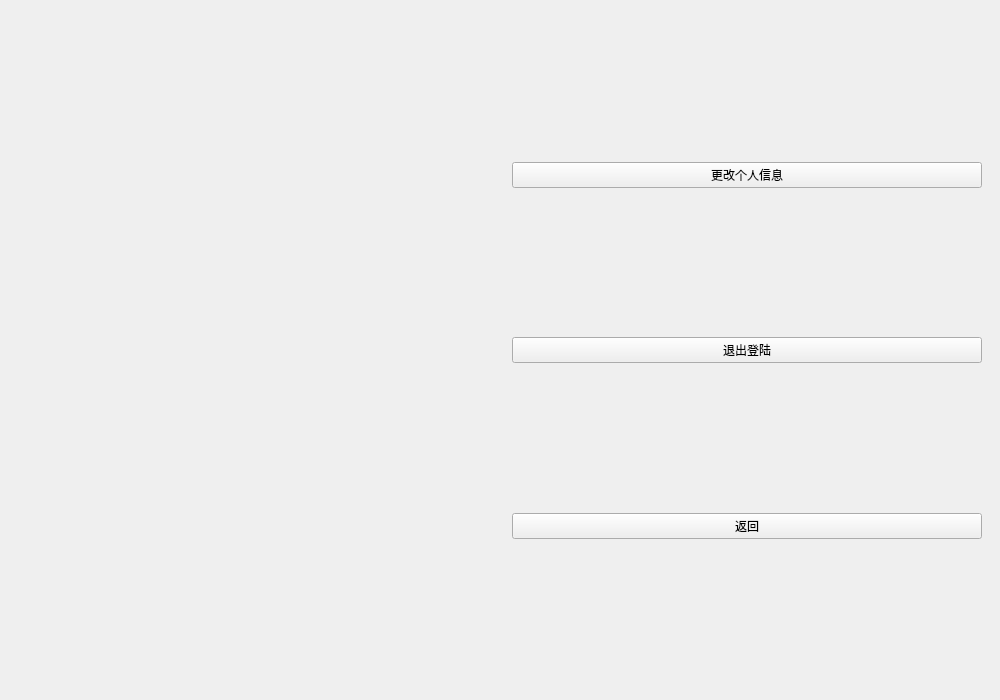
<?xml version="1.0" encoding="UTF-8"?>
<ui version="4.0">
 <class>SelfInfomation</class>
 <widget class="QWidget" name="SelfInfomation">
  <property name="geometry">
   <rect>
    <x>0</x>
    <y>0</y>
    <width>1000</width>
    <height>700</height>
   </rect>
  </property>
  <property name="windowTitle">
   <string>SelfInfomation</string>
  </property>
  <layout class="QHBoxLayout" name="horizontalLayout_2">
   <property name="leftMargin">
    <number>0</number>
   </property>
   <property name="topMargin">
    <number>0</number>
   </property>
   <property name="rightMargin">
    <number>0</number>
   </property>
   <property name="bottomMargin">
    <number>0</number>
   </property>
   <item>
    <layout class="QHBoxLayout" name="horizontalLayout">
     <property name="leftMargin">
      <number>9</number>
     </property>
     <property name="topMargin">
      <number>9</number>
     </property>
     <property name="rightMargin">
      <number>9</number>
     </property>
     <property name="bottomMargin">
      <number>9</number>
     </property>
     <item>
      <widget class="QWidget" name="widget" native="true">
       <layout class="QVBoxLayout" name="verticalLayout_2">
        <item>
         <spacer name="verticalSpacer_2">
          <property name="orientation">
           <enum>Qt::Vertical</enum>
          </property>
          <property name="sizeHint" stdset="0">
           <size>
            <width>20</width>
            <height>40</height>
           </size>
          </property>
         </spacer>
        </item>
        <item>
         <layout class="QHBoxLayout" name="horizontalLayout_3">
          <item>
           <widget class="QLabel" name="head_photo">
            <property name="minimumSize">
             <size>
              <width>300</width>
              <height>300</height>
             </size>
            </property>
            <property name="maximumSize">
             <size>
              <width>300</width>
              <height>300</height>
             </size>
            </property>
            <property name="text">
             <string/>
            </property>
            <property name="pixmap">
             <pixmap>../../res/head_1.png</pixmap>
            </property>
            <property name="alignment">
             <set>Qt::AlignCenter</set>
            </property>
           </widget>
          </item>
         </layout>
        </item>
        <item>
         <spacer name="verticalSpacer_3">
          <property name="orientation">
           <enum>Qt::Vertical</enum>
          </property>
          <property name="sizeHint" stdset="0">
           <size>
            <width>20</width>
            <height>40</height>
           </size>
          </property>
         </spacer>
        </item>
        <item>
         <spacer name="verticalSpacer">
          <property name="orientation">
           <enum>Qt::Vertical</enum>
          </property>
          <property name="sizeType">
           <enum>QSizePolicy::Expanding</enum>
          </property>
          <property name="sizeHint" stdset="0">
           <size>
            <width>20</width>
            <height>40</height>
           </size>
          </property>
         </spacer>
        </item>
       </layout>
      </widget>
     </item>
     <item>
      <widget class="QWidget" name="widget_2" native="true">
       <layout class="QVBoxLayout" name="verticalLayout">
        <item>
         <spacer name="verticalSpacer_5">
          <property name="orientation">
           <enum>Qt::Vertical</enum>
          </property>
          <property name="sizeHint" stdset="0">
           <size>
            <width>20</width>
            <height>40</height>
           </size>
          </property>
         </spacer>
        </item>
        <item>
         <widget class="QPushButton" name="change_info_btn">
          <property name="minimumSize">
           <size>
            <width>0</width>
            <height>0</height>
           </size>
          </property>
          <property name="text">
           <string>更改个人信息</string>
          </property>
         </widget>
        </item>
        <item>
         <spacer name="verticalSpacer_6">
          <property name="orientation">
           <enum>Qt::Vertical</enum>
          </property>
          <property name="sizeHint" stdset="0">
           <size>
            <width>20</width>
            <height>40</height>
           </size>
          </property>
         </spacer>
        </item>
        <item>
         <widget class="QPushButton" name="quit_login_btn">
          <property name="text">
           <string>退出登陆</string>
          </property>
         </widget>
        </item>
        <item>
         <spacer name="verticalSpacer_7">
          <property name="orientation">
           <enum>Qt::Vertical</enum>
          </property>
          <property name="sizeHint" stdset="0">
           <size>
            <width>20</width>
            <height>40</height>
           </size>
          </property>
         </spacer>
        </item>
        <item>
         <widget class="QPushButton" name="back_chat_btn">
          <property name="text">
           <string>返回</string>
          </property>
         </widget>
        </item>
        <item>
         <spacer name="verticalSpacer_4">
          <property name="orientation">
           <enum>Qt::Vertical</enum>
          </property>
          <property name="sizeHint" stdset="0">
           <size>
            <width>20</width>
            <height>40</height>
           </size>
          </property>
         </spacer>
        </item>
       </layout>
      </widget>
     </item>
    </layout>
   </item>
  </layout>
 </widget>
 <resources/>
 <connections/>
</ui>
